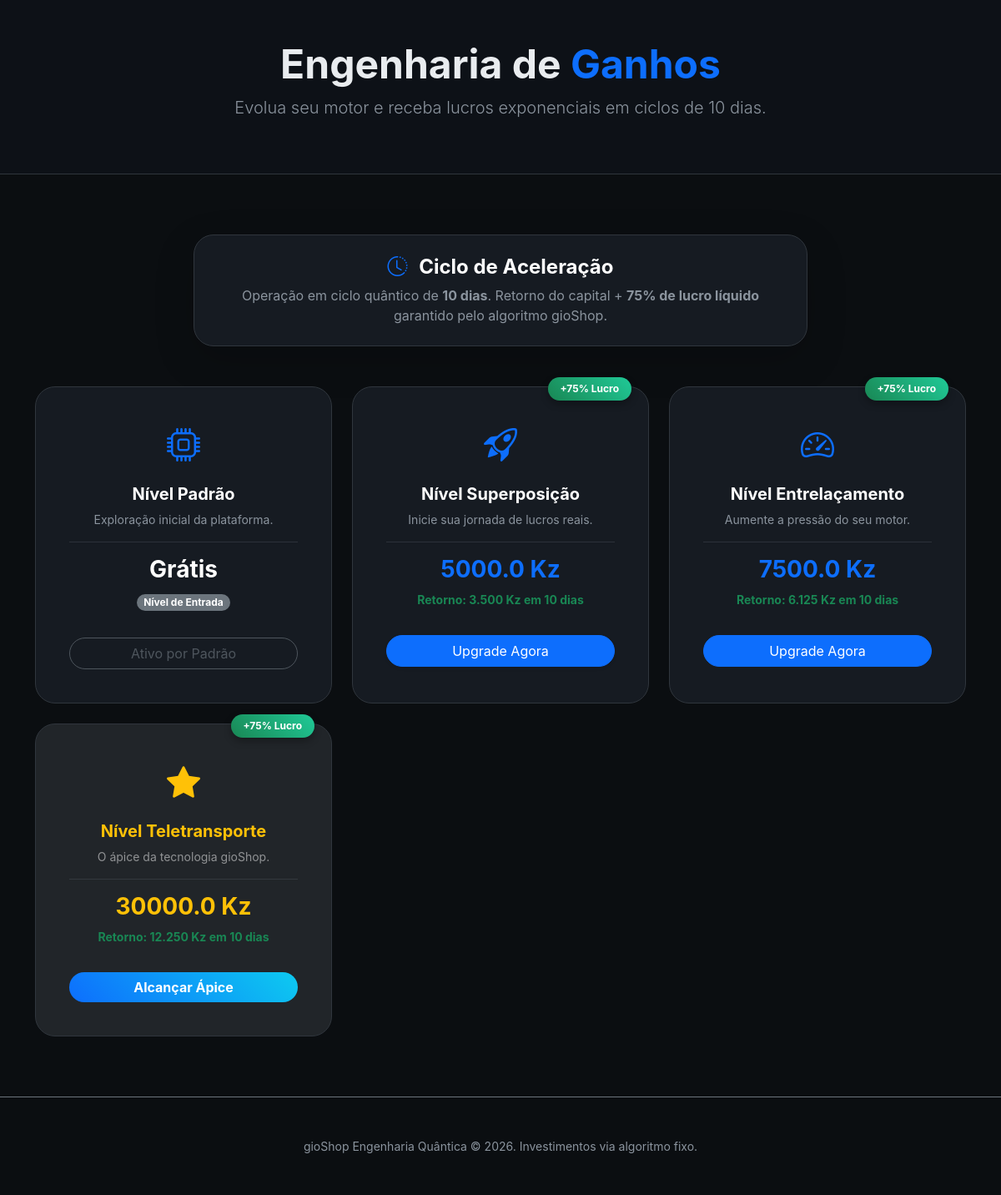
Screenshot of /home/funcionamento/ (signed in) with the database file from the repository.
### app/models.py (models this page shows)
class motorModel(base.Model):
    __tablename__ = 'motors'
    id = base.Column(base.Integer, primary_key=True)
    name = base.Column(base.String, nullable=False)
    upgrade_cost = base.Column(base.Float, nullable=False)
    usuarios = base.relationship('userModel', backref='motor_atual', lazy=True)

### app/routes.py (the view)
@aplication.route('/home/funcionamento/', methods=['POST', 'GET'])
@login_required
def funcionamento():
    obj = motorModel.query.all()
    return render_template('funcionamento.html', obj=obj)

### app/__init__.py (called while the page is built)
@Login_manager.user_loader
def load_user(session_id):
    if not session_id:
        return None
    try:
        prefix, user_id = session_id.split("_", 1)
        user_id = int(user_id) # Converte a parte do número para inteiro
        if prefix == "user":
            return userModel.query.get(user_id)
        elif prefix == "admin":
            return admiModel.query.get(user_id)
    except (ValueError, AttributeError):
        return None
    return None

### app/templates/funcionamento.html (shortened to what this page needs)
<!doctype html>
<html lang="pt-br">
<head>
    <link href="https://cdn.jsdelivr.net/npm/bootstrap@5.3.0/dist/css/bootstrap.min.css" rel="stylesheet">
    <link rel="stylesheet" href="https://cdn.jsdelivr.net/npm/bootstrap-icons@1.11.0/font/bootstrap-icons.css">
    <link rel="stylesheet" href="{{url_for('static', filename='css/funcio.css')}}">
</head>
<body>
    <header class="py-5 header-section text-center mb-5">
        <div class="container">
            <h1 class="display-5 fw-bold">Engenharia de <span class="text-primary">Ganhos</span></h1>
            <p class="lead text-muted">Evolua seu motor e receba lucros exponenciais em ciclos de 10 dias.</p>
        </div>
    </header>
    <main class="container py-4">
        <div class="row justify-content-center mb-5 text-center">
            <div class="col-12 col-md-10 col-lg-8">
                <div class="card p-4 shadow-lg border-primary border-opacity-25">
                    <h4 class="fw-bold text-white">
                        <i class="bi bi-clock-history me-2 text-primary"></i> Ciclo de Aceleração
                    </h4>
                    <p class="mb-0 text-muted">
                        Operação em ciclo quântico de <strong>10 dias</strong>.
                        Retorno do capital + <strong>75% de lucro líquido</strong> garantido pelo algoritmo gioShop.
                    </p>
                </div>
            </div>
        </div>
        <div class="row g-4">
            <div class="col-12 col-md-6 col-lg-4">
                <div class="card level-card h-100 p-4">
                    <div class="card-body text-center">
                        <i class="bi bi-cpu motor-icon mb-3 d-block"></i>
                        <h5 class="fw-bold text-white">Nível Padrão</h5>
                        <p class="text-muted small">Exploração inicial da plataforma.</p>
                        <hr class="border-secondary">
                        <h3 class="fw-bold text-white">Grátis</h3>
                        <p class="badge bg-secondary rounded-pill">Nível de Entrada</p>
                        <button class="btn btn-outline-secondary w-100 rounded-pill mt-3 disabled">Ativo por
                            Padrão</button>
                    </div>
                </div>
            </div>
            <div class="col-12 col-md-6 col-lg-4">
                <div class="card level-card h-100 p-4 border-primary border-opacity-25 position-relative">
                    <span class="yield-badge">+75% Lucro</span>
                    <div class="card-body text-center">
                        <i class="bi bi-rocket-takeoff motor-icon mb-3 d-block"></i>
                        <h5 class="fw-bold text-white">Nível {{obj[1].name}}</h5>
                        <p class="text-muted small">Inicie sua jornada de lucros reais.</p>
                        <hr class="border-secondary">
                        <h3 class="fw-bold text-primary">{{obj[1].upgrade_cost}} Kz</h3>
                        <p class="text-success fw-bold small">Retorno: 3.500 Kz em 10 dias</p>
                        <a href="{{ url_for('funcionamentoId', id=obj[1].id) }}"
                            class="btn btn-primary w-100 rounded-pill mt-3 shadow-sm">Upgrade Agora</a>
                    </div>
                </div>
            </div>
            <div class="col-12 col-md-6 col-lg-4">
                <div class="card level-card h-100 p-4 position-relative">
                    <span class="yield-badge">+75% Lucro</span>
                    <div class="card-body text-center">
                        <i class="bi bi-speedometer2 motor-icon mb-3 d-block"></i>
                        <h5 class="fw-bold text-white">Nível {{obj[2].name}}</h5>
                        <p class="text-muted small">Aumente a pressão do seu motor.</p>
                        <hr class="border-secondary">
                        <h3 class="fw-bold text-primary">{{obj[2].upgrade_cost}} Kz</h3>
                        <p class="text-success fw-bold small">Retorno: 6.125 Kz em 10 dias</p>
                        <a href="{{ url_for('funcionamentoId', id=obj[2].id) }}"
                            class="btn btn-primary w-100 rounded-pill mt-3">Upgrade Agora</a>
                    </div>
                </div>
            </div>
            <div class="col-12 col-md-6 col-lg-4">
                <div class="card level-card h-100 p-4 bg-dark position-relative border-warning">
                    <span class="yield-badge">+75% Lucro</span>
                    <div class="card-body text-center">
                        <i class="bi bi-star-fill motor-icon mb-3 d-block text-warning"></i>
                        <h5 class="fw-bold text-warning">Nível {{obj[5].name}}</h5>
                        <p class="text-white-50 small">O ápice da tecnologia gioShop.</p>
                        <hr class="border-secondary">
                        <h3 class="fw-bold text-warning">{{obj[5].upgrade_cost}} Kz</h3>
                        <p class="text-success fw-bold small">Retorno: 12.250 Kz em 10 dias</p>
                        <a href="{{ url_for('funcionamentoId', id=obj[5].id) }}"
                            class="btn btn-gradient w-100 rounded-pill mt-3">Alcançar Ápice</a>
                    </div>
                </div>
            </div>
        </div>
    </main>
    <footer class="py-5 text-center mt-5 border-top border-secondary">
        <p class="text-muted small mb-0">gioShop Engenharia Quântica © 2026. Investimentos via algoritmo fixo.</p>
    </footer>
</body>
</html>

### app/static/css/funcio.css (style rules this page uses)
body { background-color: #0b0e11; color: #e9ecef; font-family: 'Inter', sans-serif; }
.header-section { background-color: #0d1117; border-bottom: 1px solid #30363d; }
.card { background-color: #161b22; border: 1px solid #30363d !important; border-radius: 1.5rem !important; transition: all 0.3s ease; }
.motor-icon { font-size: 2.5rem; color: #0d6efd; }
.yield-badge { position: absolute; top: -12px; right: 20px; background: linear-gradient(45deg, #198754, #20c997); color: white; padding: 5px 15px; border-radius: 50px; font-size: 0.75rem; font-weight: bold; box-shadow: 0 4px 10px rgba(0, 0, 0, 0.3); }
.text-muted { color: #8b949e !important; }
.btn-gradient { background: linear-gradient(45deg, #0d6efd, #0dcaf0); border: none; color: white; font-weight: bold; }

### rows the page displays
motorModel: name "Superposição", upgrade_cost "5000.0"
motorModel: name "Entrelaçamento", upgrade_cost "7500.0"
motorModel: name "Teletransporte", upgrade_cost "30000.0"
